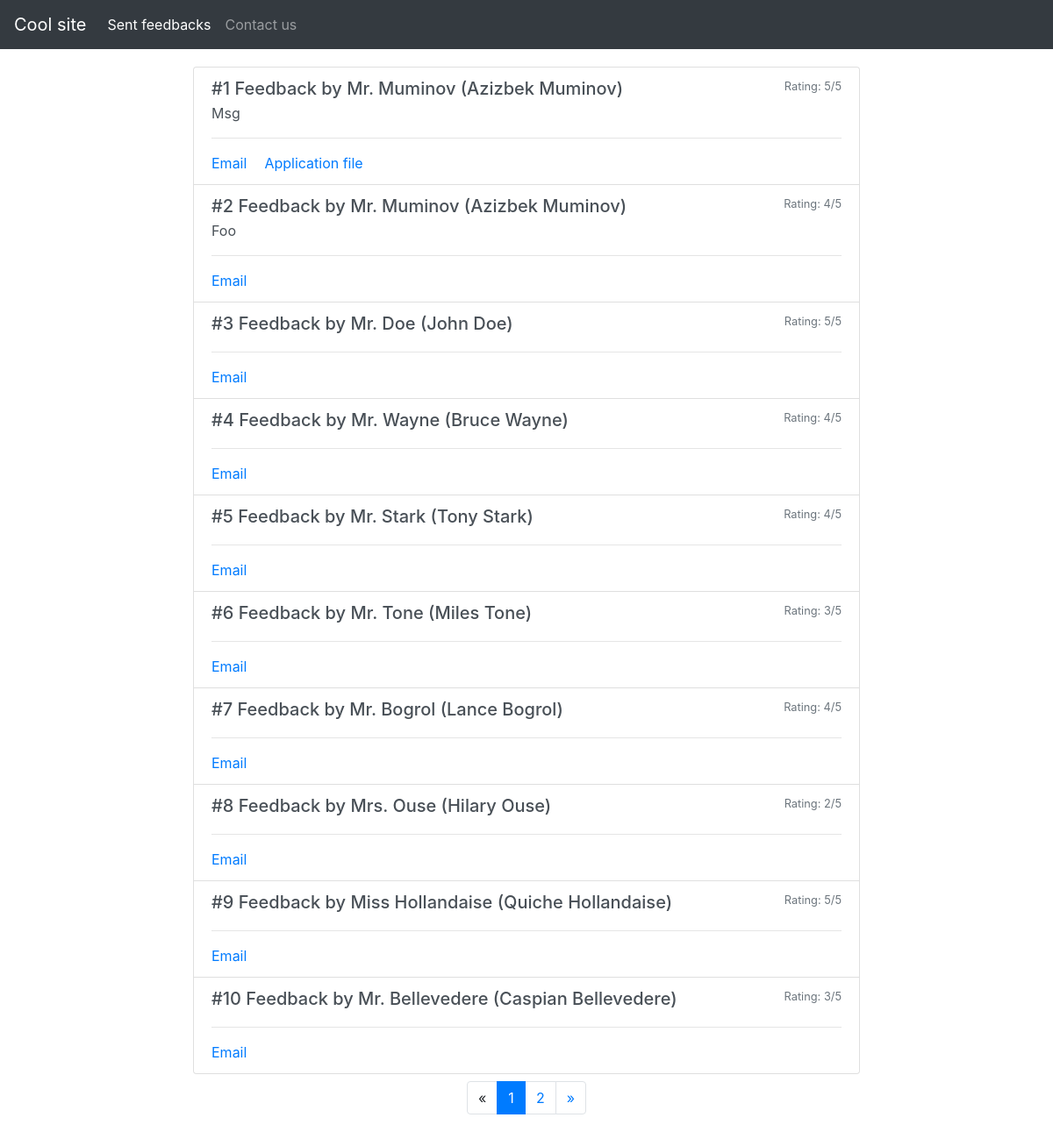
The page /sent_feedbacks.php on the database its author committed.
### tables this page shows
CREATE TABLE IF NOT EXISTS `feedbacks` (
  `id` int UNSIGNED NOT NULL,
  `name` varchar(30) NOT NULL,
  `last_name` varchar(30) NOT NULL,
  `prefix` varchar(10) NOT NULL,
  `email` varchar(50) NOT NULL,
  `rating` tinyint NOT NULL,
  `message` varchar(200) DEFAULT '',
  `application` varchar(50) DEFAULT NULL
);

### sent_feedbacks.php (called while the page is built, shortened)
<?php
include("layout/layout.php");
?>

### utils/read_param.php (called while the page is built, shortened)
<?php
function read_param($array, $key, $required=true, $default=null) {
    $exists = array_key_exists($key, $array) && $array[$key];
    return $exists ? $array[$key] : $default;
}

### db/init.php (called while the page is built, shortened)
<?php
include("./config.php");
$db_conn = mysqli_connect(
    $db_config["hostname"],
    $db_config["username"],
    $db_config["password"],
    $db_config["db_name"],
    $db_config["port"]
);
if (!$db_conn) {
    die("Connection failed: " . mysqli_connect_error());
} else {
    function sql_query(string $query, int $result_mode = MYSQLI_STORE_RESULT) {
        return mysqli_query($GLOBALS["db_conn"], $query, $result_mode);
    }
}

### api/sent_feedbacks.php (called while the page is built, shortened)
<?php
include("./utils/read_param.php");
function sent_feedbacks(): Result {
    include_once("./db/init.php");
    try {
        if ($_SERVER["REQUEST_METHOD"] == "GET") {
            $page = read_param($_GET, "page", false, 1);
            $size = read_param($_GET, "size", false, 10);
            $total = mysqli_num_rows(sql_query("SELECT * FROM feedbacks"));
            if ($total > 0) {
                $size = min($size, $total);
                $pages = ceil($total / $size);
                $page = max(1, min($page, $pages));
                $page_first_result = ($page - 1) * $size;
                $query = "SELECT * FROM feedbacks LIMIT " . $page_first_result . ", " . $size;
                $result = sql_query($query);
                $feedbacks = [];
                while ($feedback = mysqli_fetch_assoc($result)) {
                    array_push($feedbacks, Feedback::fromArray($feedback));
                }
                return new Result(
                    true,
                    [
                        "feedbacks" => $feedbacks,
                        "pagination" => [
                            "page" => $page,
                            "pages" => $pages,
                            "size" => $size,
                        ]
                    ],
                );
            } else {
                return new Result(
                    true,
                    [],
                );
            }
        } else {
            return new Result(
                false, null,
                new Exception("Only GET method is supported"),
            );
        }
    } catch (Exception $e) {
        return new Result(
            false, null,
            $e,
        );
    }
}

### models/Feedback.class.php (called while the page is built, shortened)
<?php
class Feedback {
    public function __construct(
        int $id,
        string $name,
        string $last_name,
        string $prefix,
        string $email,
        int $rating,
        ?string $message,
        ?string $application
    ) {
        $this->id = $id;
        $this->name = $name;
        $this->last_name = $last_name;
        $this->prefix = $prefix;
        $this->email = $email;
        $this->rating = $rating;
        $this->message = $message;
        $this->application = $application;
    }
    public static function fromArray($source): Feedback {
        return new Feedback(
            intval($source["id"]),
            $source["name"],
            $source["last_name"],
            $source["prefix"],
            $source["email"],
            intval($source["rating"]),
            isset($source["message"]) ? $source["message"] : "",
            isset($source["application"]) ? $source["application"] : "",
        );
    }
}

### models/Result.class.php (called while the page is built, shortened)
<?php
class Result {
    public function __construct(bool $ok, mixed $value=null, ?Exception $error=null) {
        $this->ok = $ok;
        $this->value = $value;
    }
}

### views/_sent_feedbacks.php (the view, shortened to what this page needs)
<?php
include("./components/navbar.php");
include("./api/sent_feedbacks.php");
$result = sent_feedbacks();
?>
<main>
<?php if ($result->ok) :
    if ($result->value) :?>
        <ul class="list-group">
            <?php foreach ($result->value["feedbacks"] as $feedback): ?>
            <li class="list-group-item list-group-item-action flex-column align-items-start">
            <div class="d-flex w-100 justify-content-between">
                <h5 class="mb-1">
                    #<?php echo $feedback->id . " Feedback by " . $feedback->prefix . " " .
                    $feedback->last_name . " (" . $feedback->name . " " . $feedback->last_name . ")"; ?>
                </h5>
                <small class="text-muted"><?php echo "Rating: " . $feedback->rating . "/5"; ?></small>
            </div>
            <?php if ($feedback->message): ?>
            <p class="mb-1"><?php echo $feedback->message; ?></p>
            <?php endif; ?>
            <hr />
            <div class="d-flex w-100 justify-content-flex-start">
                <a href="mailto:<?php echo $feedback->email; ?>" class="card-link">Email</a>
                <?php if ($feedback->application): ?>
                    <a href="<?php echo $feedback->application; ?>" class="card-link" download>Application file</a>
                <?php endif; ?>
            </div>
            </li>
            <?php endforeach; ?>
        </ul>
        <?php if ($result->value["pagination"] && $result->value["pagination"]["pages"] > 1):
            $p = $result->value["pagination"];
            $s = $p["size"];
            $c = $p["page"];
            $is_first = $c <= 1;
            $is_last = $c >= $p["pages"];
            function params($page, $size) {
                return "?page=" . $page . "&size=" . $size;
            }
        ?>
        <nav aria-label="Pagination" class="mt-2">
            <ul class="pagination justify-content-center">
                <li class="page-item">
                    <a class="page-link<?php if ($is_first) echo " disabled"; ?>" aria-label="Previous"
                        <?php if (!$is_first) echo "href=\"" . params($c-1, $s) . "\""; ?>>
                        <span aria-hidden="true">&laquo;</span>
                    </a>
                </li>
                <?php
                    if ($p["pages"] <= 3) {
                        $arr = range(1, $p["pages"]);
                    } elseif ($is_first) {
                        $arr = [$c, $c+1, $c+2];
                    } elseif ($is_last) {
                        $arr = [$c-2, $c-1, $c];
                    } else {
                        $arr = [$c-1, $c, $c+1];
                    }
                    foreach ($arr as $i):
                ?>
                <li class="page-item<?php if ($i == $c) echo " active"; ?>">
                    <a class="page-link" href="<?php echo params($i, $s); ?>">
                        <?php echo $i; ?>
                    </a>
                </li>
                <?php endforeach; ?>
                <li class="page-item">
                    <a class="page-link<?php if ($is_last) echo " disabled"; ?>" aria-label="Next"
                        <?php if (!$is_last) echo "href=\"" . params($c+1, $s) . "\""; ?>>
                        <span aria-hidden="true">&raquo;</span>
                    </a>
                </li>
            </ul>
        </nav>
        <?php endif;
    else: ?>
    <h2>We have no any feedbacks yet...</h2>
    <?php endif; ?>
<?php else:
    error_alert($result->error, false);
endif; ?>
</main>

### layout/layout.php (shortened to what this page needs)
<!doctype html>
<html lang="en">
  <head>
    <link rel="stylesheet" href="https://cdn.jsdelivr.net/npm/bootstrap@4.0.0/dist/css/bootstrap.min.css">
    <link rel="stylesheet" href="/static/css/style.css">
  </head>
  <body>
    <?php include($body); ?>
  </body>
</html>

### components/navbar.php (shortened to what this page needs)
<?php
if (!isset($navbar_links)) {
    $navbar_links = [
        [
            "title" => "Sent feedbacks",
            "href" => "/sent_feedbacks.php",
        ],
        [
            "title" => "Contact us",
            "href" => "/contact_us.php",
        ],
    ];
}
?>
<nav class="navbar navbar-expand-lg navbar-dark bg-dark sticky-top">
  <a class="navbar-brand" href="/">Cool site</a>
  <div class="collapse navbar-collapse" id="navbarNav">
    <ul class="navbar-nav">
      <?php
        foreach ( $navbar_links as $link ) {
            $title = $link["title"];
            $active = strtok($_SERVER["REQUEST_URI"], '?') == $link["href"];
            $href = $active ? "#" : $link["href"];
        ?>
        <li class="nav-item<?php if ($active) echo " active"; ?>">
            <a class="nav-link" href="<?php echo $href; ?>"><?php echo $title; ?></a>
        </li>
      <?php
        }
      ?>
    </ul>
  </div>
</nav>

### static/css/style.css (style rules this page uses)
main { max-width: 50rem; margin: 0 auto; padding: 20px; }

### rows shown on the page
feedbacks: id "1", prefix "Mr.", last_name "Muminov", name "Azizbek", rating "5", message "Msg"
feedbacks: id "2", prefix "Mr.", last_name "Muminov", name "Azizbek", rating "4", message "Foo"
feedbacks: id "3", prefix "Mr.", last_name "Doe", name "John", rating "5"
feedbacks: id "4", prefix "Mr.", last_name "Wayne", name "Bruce", rating "4"
feedbacks: id "5", prefix "Mr.", last_name "Stark", name "Tony", rating "4"
feedbacks: id "6", prefix "Mr.", last_name "Tone", name "Miles", rating "3"
feedbacks: id "7", prefix "Mr.", last_name "Bogrol", name "Lance", rating "4"
feedbacks: id "8", prefix "Mrs.", last_name "Ouse", name "Hilary", rating "2"
feedbacks: id "9", prefix "Miss", last_name "Hollandaise", name "Quiche", rating "5"
feedbacks: id "10", prefix "Mr.", last_name "Bellevedere", name "Caspian", rating "3"

### other values the page prints
$title "Sent feedbacks"
$title "Contact us"
$i "1"
$i "2"
